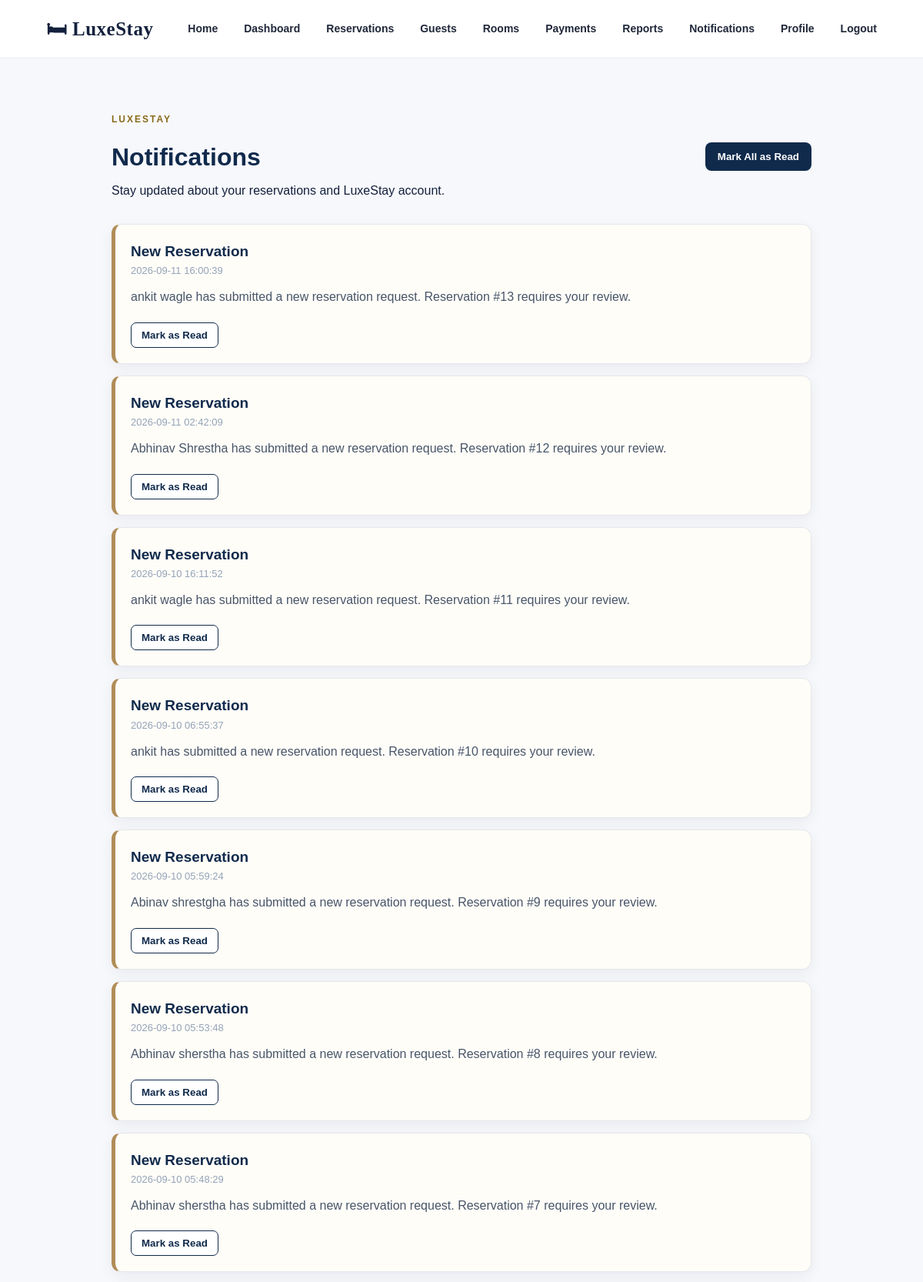
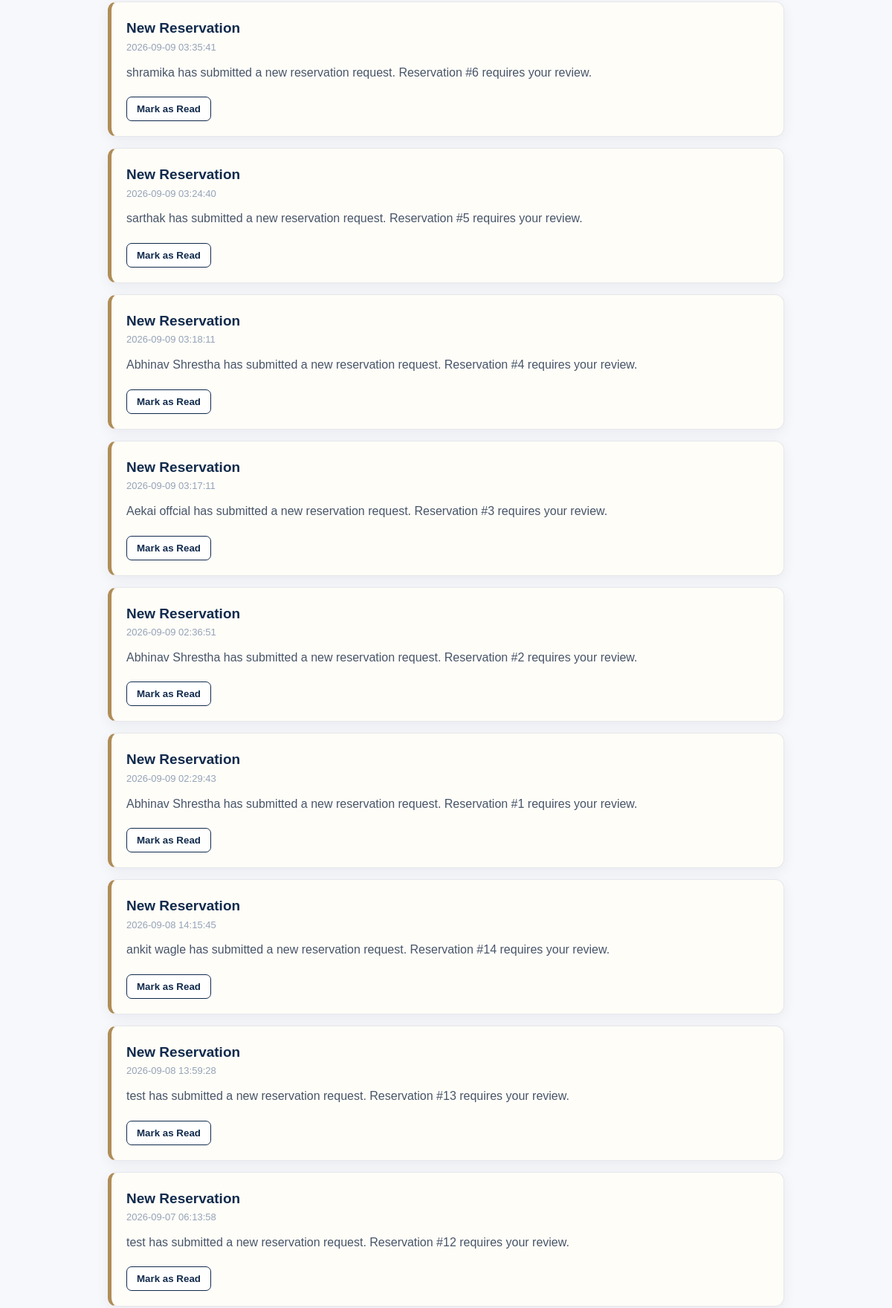
Screenshot of /views/notifications/index.php (signed in, upper part) with the database file from the repository (2 pictures, top to bottom).
### tables this page shows
CREATE TABLE IF NOT EXISTS `notifications` (
  `id` int NOT NULL AUTO_INCREMENT,
  `user_id` int NOT NULL,
  `title` varchar(150) NOT NULL,
  `message` text NOT NULL,
  `is_read` tinyint(1) DEFAULT '0',
  `created_at` timestamp NULL DEFAULT CURRENT_TIMESTAMP,
  PRIMARY KEY (`id`),
  KEY `user_id` (`user_id`)
);

### config/config.php (called while the page is built, shortened)
<?php
function isLoggedIn(): bool
{
    return isset($_SESSION['user'])
        && is_array($_SESSION['user'])
        && isset($_SESSION['user']['id']);
}

### config/database.php (called while the page is built)
<?php
class Database
{
    private static ?PDO $connection = null;
    public static function connect(): PDO
    {
        if (self::$connection === null) {
            $host = "localhost";
            $database = "hotel_management";
            $username = "root";
            $password = "";
            try {
                self::$connection = new PDO(
                    "mysql:host=$host;dbname=$database;charset=utf8mb4",
                    $username,
                    $password
                );
                self::$connection->setAttribute(
                    PDO::ATTR_ERRMODE,
                    PDO::ERRMODE_EXCEPTION
                );
                self::$connection->setAttribute(
                    PDO::ATTR_DEFAULT_FETCH_MODE,
                    PDO::FETCH_ASSOC
                );
            } catch (PDOException $e) {
                die(
                    "Database connection failed: " .
                    $e->getMessage()
                );
            }
        }
        return self::$connection;
    }
}

### controllers/NotificationController.php (called while the page is built, shortened)
<?php
require_once __DIR__ . '/../models/Notification.php';
class NotificationController
{
    private $notificationModel;
    public function __construct()
    {
        $this->notificationModel = new Notification();
    }
    public function getUserNotifications(int $userId): array
    {
        return $this->notificationModel->getByUserId($userId);
    }
    public function getUnreadCount(int $userId): int
    {
        return $this->notificationModel->getUnreadCount($userId);
    }
}
?>

### models/Notification.php (called while the page is built, shortened)
<?php
require_once __DIR__ . '/../config/database.php';
class Notification
{
    private PDO $db;
    public function __construct()
    {
        $this->db = Database::connect();
    }
    public function getByUserId(int $userId): array
    {
        $stmt = $this->db->prepare("
            SELECT
                id,
                user_id,
                title,
                message,
                is_read,
                created_at
            FROM notifications
            WHERE user_id = ?
            ORDER BY created_at DESC
        ");
        $stmt->execute([
            $userId
        ]);
        return $stmt->fetchAll(PDO::FETCH_ASSOC);
    }
    public function getUnreadCount(int $userId): int
    {
        $stmt = $this->db->prepare("
            SELECT COUNT(*)
            FROM notifications
            WHERE user_id = ?
              AND is_read = 0
        ");
        $stmt->execute([
            $userId
        ]);
        return (int) $stmt->fetchColumn();
    }
}
?>

### views/notifications/index.php (the view, shortened to what this page needs)
<?php
require_once __DIR__ . '/../../config/config.php';
require_once __DIR__ . '/../../controllers/NotificationController.php';
$userId = (int) $_SESSION['user']['id'];
$notificationController =
    new NotificationController();
$notifications =
    $notificationController->getUserNotifications(
        $userId
    );
$unreadCount =
    $notificationController->getUnreadCount(
        $userId
    );
?>
<!DOCTYPE html>
<html lang="en">
<head>
<link
    rel="stylesheet"
    href="/public/css/style.css"
>
</head>
<body>
<header>
    <div class="logo">
        <a
            href="/index.php"
            style="
                color: inherit;
                text-decoration: none;
            "
        >
            🛏 LuxeStay
        </a>
    </div>
    <nav>
        <a href="/index.php">
            Home
        </a>
        <?php if (
            isLoggedIn() &&
            ($_SESSION['user']['role'] ?? '') === 'admin'
        ): ?>
            <a href="/views/admin/index.php">
                Dashboard
            </a>
            <a href="/views/admin/reservations.php">
                Reservations
            </a>
            <a href="/views/admin/customers.php">
                Guests
            </a>
            <a href="/views/admin/rooms.php">
                Rooms
            </a>
            <a href="/views/admin/payments.php">
                Payments
            </a>
            <a href="/views/admin/reports.php">
                Reports
            </a>
            <a href="/views/notifications/index.php">
                Notifications
            </a>
            <a href="/views/customers/profile.php">
                Profile
            </a>
        <?php endif; ?>
        <a href="/logout.php">
            Logout
        </a>
    </nav>
</header>
<main class="notifications-page">
<div class="notifications-header">
    <div>
        <p class="eyebrow">
            LUXESTAY
        </p>
        <h1>
            Notifications
        </h1>
        <p>
            Stay updated about your reservations
            and LuxeStay account.
        </p>
    </div>
    <?php if ($unreadCount > 0): ?>
        <form method="POST">
            <button
                type="submit"
                name="mark_all_read"
                class="mark-all-button"
            >
                Mark All as Read
            </button>
        </form>
    <?php endif; ?>
</div>
<div class="notification-list">
    <?php if (!$notifications): ?>
        <div class="empty-notifications">
            <h2>
                No notifications yet
            </h2>
            <p>
                You will see reservation updates
                and other important messages here.
            </p>
        </div>
    <?php else: ?>
        <?php foreach ($notifications as $notification): ?>
            <?php
            $isUnread =
                (int) ($notification['is_read'] ?? 0) === 0;
            ?>
            <article
                class="notification-card
                <?= $isUnread ? 'unread' : '' ?>"
            >
                <div class="notification-top">
                    <div>
                        <h2 class="notification-title">
                            <?= htmlspecialchars(
                                $notification['title']
                            ) ?>
                        </h2>
                        <p class="notification-date">
                            <?= htmlspecialchars(
                                $notification['created_at']
                            ) ?>
                        </p>
                    </div>
                </div>
                <p class="notification-message">
                    <?= nl2br(
                        htmlspecialchars(
                            $notification['message']
                        )
                    ) ?>
                </p>
                <?php if ($isUnread): ?>
                    <form method="POST">
                        <button
                            type="submit"
                            name="mark_read"
                            class="read-button"
                        >
                            Mark as Read
                        </button>
                    </form>
                <?php endif; ?>
            </article>
        <?php endforeach; ?>
    <?php endif; ?>
</div>
</main>
</body>
</html>

### public/css/style.css (style rules this page uses)
* { margin: 0; padding: 0; box-sizing: border-box; }
html { scroll-behavior: smooth; }
body { font-family: Arial, Helvetica, sans-serif; background: #f7f8fc; color: #14213d; line-height: 1.6; }
header { height: 76px; background: #ffffff; display: flex; align-items: center; justify-content: space-between; padding: 0 5%; border-bottom: 1px solid #e8ebf2; position: relative; z-index: 10; }
.logo { font-family: Georgia, "Times New Roman", serif; font-size: 25px; font-weight: 700; color: #14213d; letter-spacing: 0.5px; }
nav { display: flex; align-items: center; gap: 34px; }
nav a { text-decoration: none; color: #20283a; font-size: 14px; font-weight: 600; transition: 0.25s ease; }
.eyebrow { color: #8a6a18; font-size: 12px; font-weight: 700; letter-spacing: 2px; margin-bottom: 14px; }

### views/notifications/index.php (style rules this page uses)
.notifications-page { max-width: 950px; margin: 50px auto; padding: 20px; }
.notifications-header { display: flex; justify-content: space-between; align-items: center; gap: 20px; margin-bottom: 30px; }
.notifications-header h1 { margin-bottom: 5px; color: #102a4c; }
.mark-all-button { border: none; background: #102a4c; color: white; padding: 11px 16px; border-radius: 8px; cursor: pointer; font-weight: 700; }
.notification-list { display: grid; gap: 15px; }
.notification-card { background: white; border: 1px solid #e5e7eb; border-radius: 12px; padding: 20px; box-shadow: 0 5px 18px rgba(15, 23, 42, .06); }
.notification-card.unread { border-left: 5px solid #b08d57; background: #fffdf8; }
.notification-top { display: flex; justify-content: space-between; gap: 15px; align-items: flex-start; }
.notification-title { margin: 0; color: #102a4c; font-size: 19px; }
.notification-message { margin: 10px 0; color: #475569; line-height: 1.6; }
.notification-date { color: #94a3b8; font-size: 13px; }
.read-button { margin-top: 10px; border: 1px solid #102a4c; background: white; color: #102a4c; padding: 8px 13px; border-radius: 7px; cursor: pointer; font-weight: 600; }

### rows the page displays
notifications: title "New Reservation", created_at "2026-09-11 16:00:39", message "ankit wagle has submitted a new reservation request. Reservation #13 requires your review."
notifications: title "New Reservation", created_at "2026-09-11 02:42:09", message "Abhinav Shrestha has submitted a new reservation request. Reservation #12 requires your review."
notifications: title "New Reservation", created_at "2026-09-10 16:11:52", message "ankit wagle has submitted a new reservation request. Reservation #11 requires your review."
notifications: title "New Reservation", created_at "2026-09-10 06:55:37", message "ankit has submitted a new reservation request. Reservation #10 requires your review."
notifications: title "New Reservation", created_at "2026-09-10 05:59:24", message "Abinav shrestgha has submitted a new reservation request. Reservation #9 requires your review."
notifications: title "New Reservation", created_at "2026-09-10 05:53:48", message "Abhinav sherstha has submitted a new reservation request. Reservation #8 requires your review."
notifications: title "New Reservation", created_at "2026-09-10 05:48:29", message "Abhinav sherstha has submitted a new reservation request. Reservation #7 requires your review."
notifications: title "New Reservation", created_at "2026-09-09 03:35:41", message "shramika has submitted a new reservation request. Reservation #6 requires your review."
notifications: title "New Reservation", created_at "2026-09-09 03:24:40", message "sarthak has submitted a new reservation request. Reservation #5 requires your review."
notifications: title "New Reservation", created_at "2026-09-09 03:18:11", message "Abhinav Shrestha has submitted a new reservation request. Reservation #4 requires your review."
notifications: title "New Reservation", created_at "2026-09-09 03:17:11", message "Aekai offcial has submitted a new reservation request. Reservation #3 requires your review."
notifications: title "New Reservation", created_at "2026-09-09 02:36:51", message "Abhinav Shrestha has submitted a new reservation request. Reservation #2 requires your review."
notifications: title "New Reservation", created_at "2026-09-09 02:29:43", message "Abhinav Shrestha has submitted a new reservation request. Reservation #1 requires your review."
notifications: title "New Reservation", created_at "2026-09-08 14:15:45", message "ankit wagle has submitted a new reservation request. Reservation #14 requires your review."
notifications: title "New Reservation", created_at "2026-09-08 13:59:28", message "test has submitted a new reservation request. Reservation #13 requires your review."
notifications: title "New Reservation", created_at "2026-09-07 06:13:58", message "test has submitted a new reservation request. Reservation #12 requires your review."
